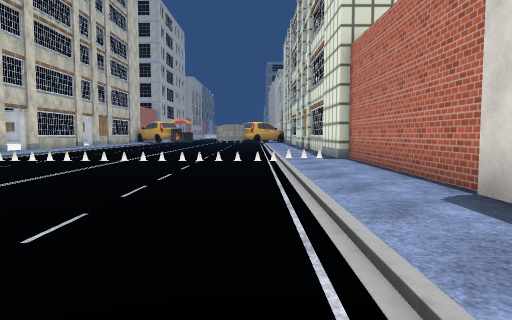
[1] (above)

24 first-person views from a walk through a scene from a Unity 3-D project. The camera is 1.4 m above the floor, tilts 4° down and sees 70° across. Doors are open. The floor is counted in squares, 2 m on a side. Each view is taken from the middle of a square. On the plan, view 1 faces up. The plan holds only what a view shows up to about 11 squares ahead; the rest is blank. The place goes on beyond the plan. Some animated figures are not drawn. Some surface patterns are stand-ins.

[2]
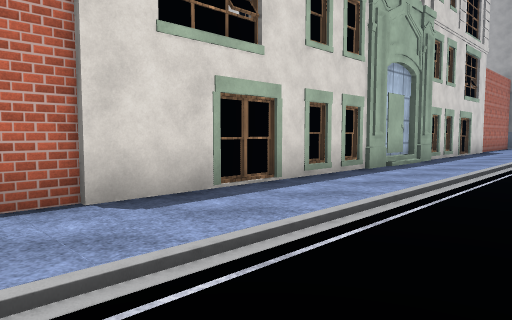

[3]
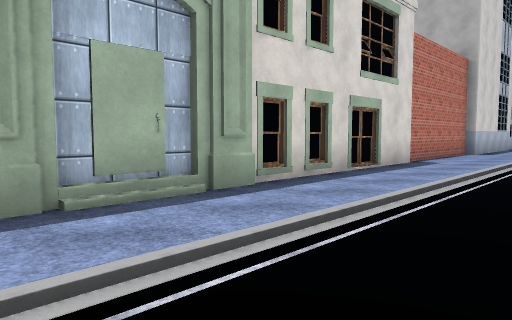

[4]
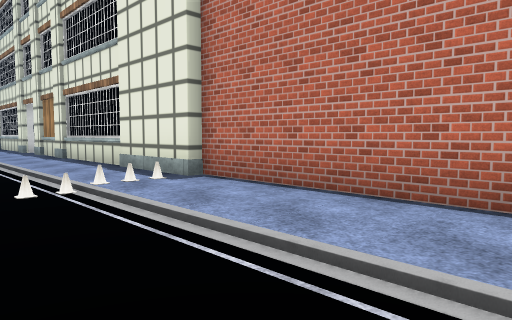

[5]
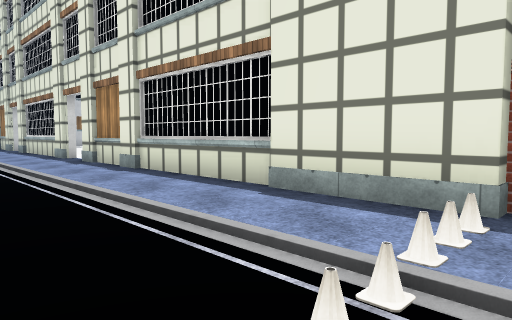

[6]
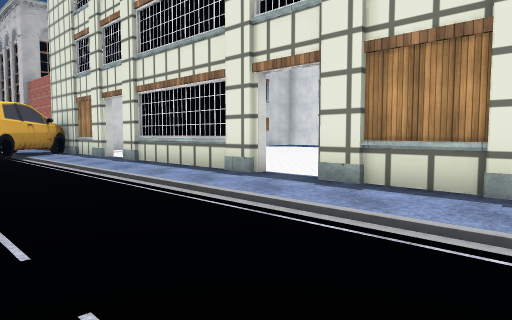

[7]
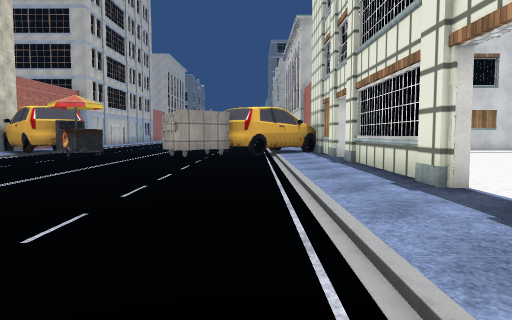

[8]
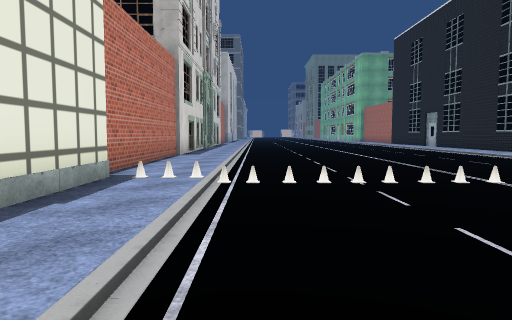

[9]
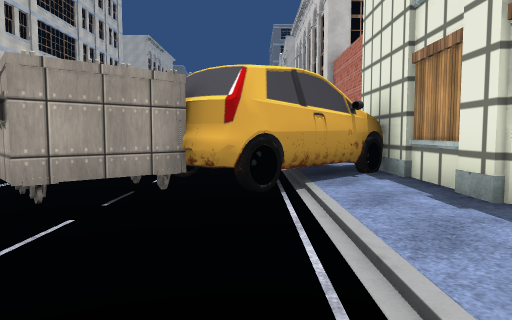

[10]
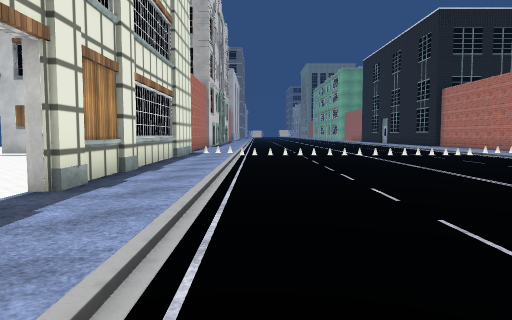

[11]
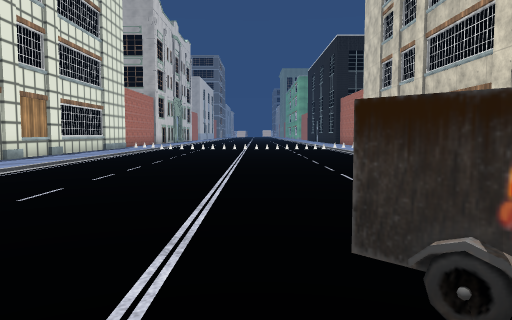

[12]
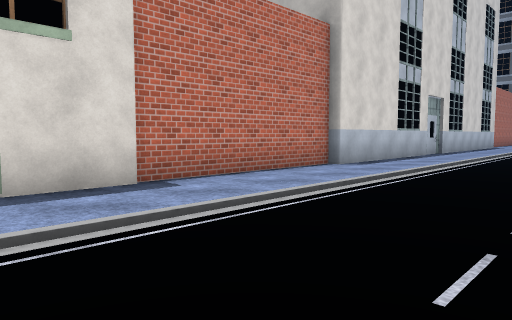

[13]
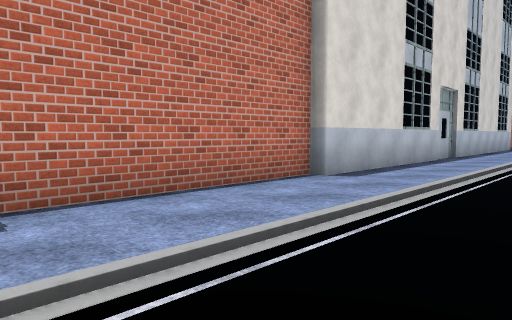

[14]
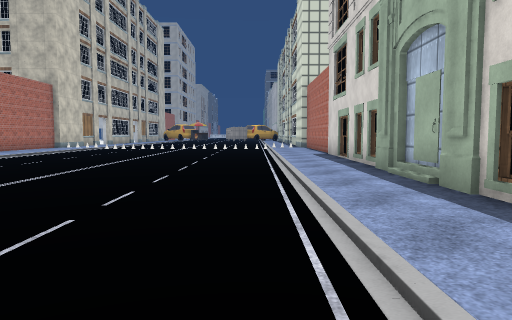

[15]
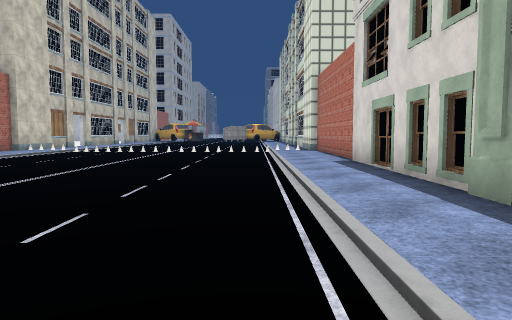

[16]
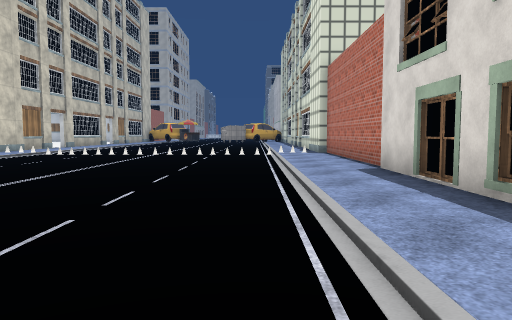

[17]
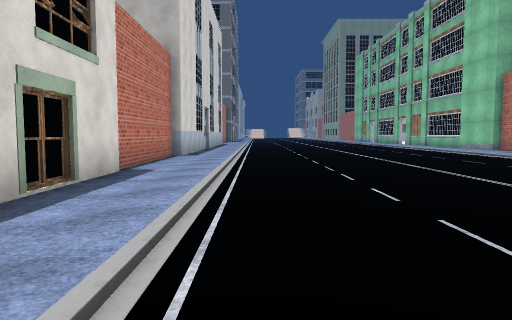

[18]
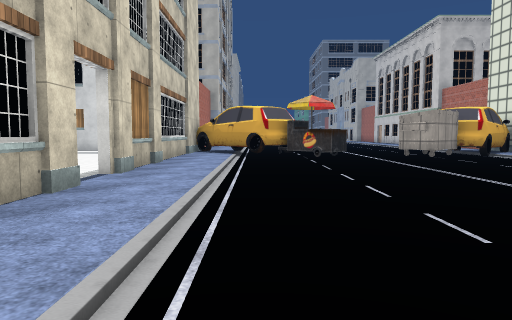

[19]
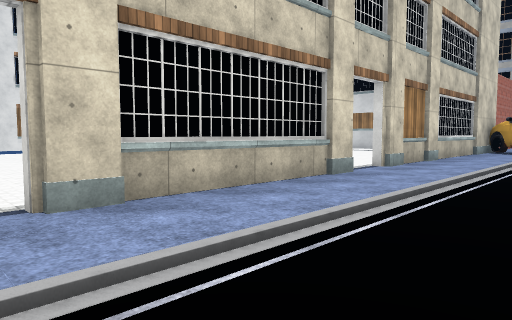

[20]
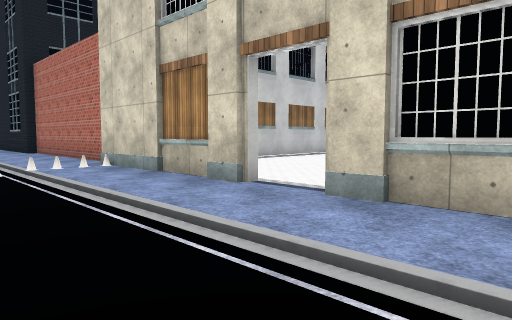

[21]
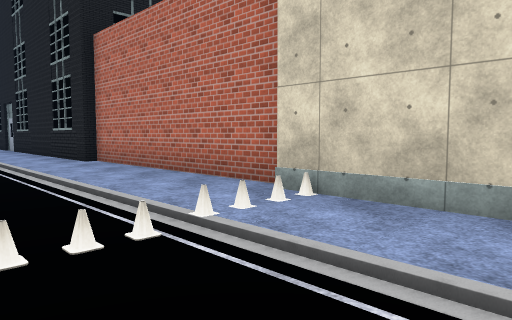

[22]
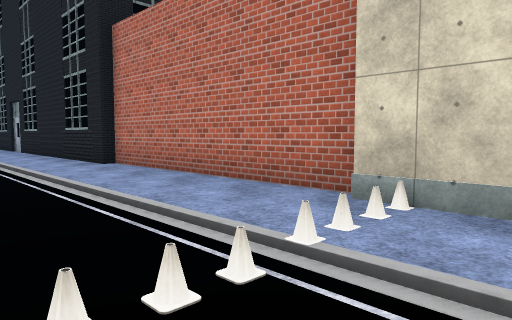

[23]
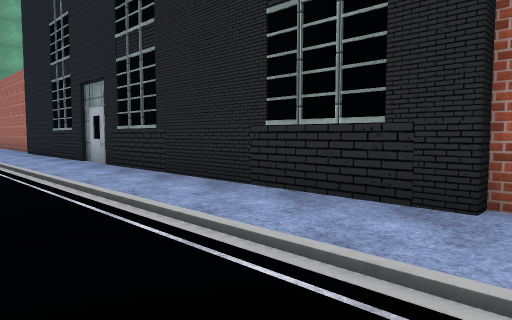

[24]
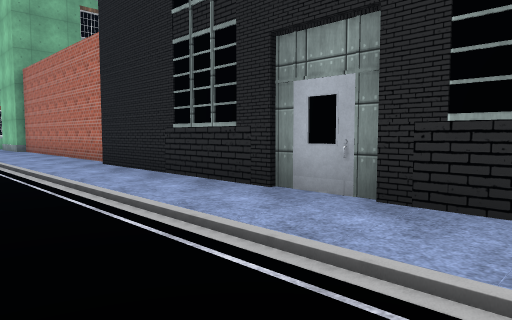

### Floor plan
Key: @ floor where view 1 was taken; # wall or solid block; . main floor; : floor 0.25 m higher than the main floor; D open door; B building; O other object.
Columns run from 11 left of view 1 to 3 right of it. Each row starts with its distance up from view 1.
 27        .. ####
 26   #####..OO#:#
 25   #:  #..O..:D
 24   #:.  .....:D
 23   #:.  .....:#
 22   #:.  .....:#
 21   #:........:#
 20   D:........:#
 19  ##:........:D
 18  #::........:D
 17  ##:........:#
 16   #:.  .....:#
 15   #:.  ... .:#
 14   D:.. ..  .:#
 13   #:.    ...:#
 12   #:..   ...:#
 11   #:..   ...:#
 10   #:........:#
  9  ##:.. .....:#
  8  #::.  .....:#
  7  ##:.  ..  .:#
  6  ##:.  .....:#
  5  ##:.  .....:##
  4  ##:.. .....:##
  3 B##:.  .....:BB
  2   B:.  .....:B
  1   B:.  .....:B
  0   B:.  ....@:B
 -1   B:.  .....:B
 -2   B:.. .....:B
 -3   B:.  .....:B
 -4   B:.    ...:B
 -5   B:.    ...:B
 -6   B:.    ...:B
 -7   B:.    ...:B
 -8   B:.  ..  .:BB
 -9   B:.  .....:##
-10   #:   ..  .:##
-11  ##:   ..  .:#
-12  #::       .:##
-13  ##:       .:##
-14   #:       .:B#
-15            .:##
-16            .:B
-17            .:B
-18            .:B

Where each view was taken, in squares from view 1:
view 1: 0 up, 0 right, facing up
view 2: 5 up, 1 left, facing down-right
view 3: 1 down, 1 left, facing down-right
view 4: 5 up, 1 left, facing up-right
view 5: 9 up, 1 left, facing up-right
view 6: 15 up, 2 left, facing up-right
view 7: 15 up, 0 right, facing up
view 8: 15 up, 0 right, facing down
view 9: 22 up, 0 right, facing up
view 10: 22 up, 0 right, facing down
view 11: 27 up, 4 left, facing down
view 12: 7 down, 2 left, facing down-right
view 13: 9 down, 1 left, facing down-right
view 14: 8 down, 0 right, facing up
view 15: 5 down, 0 right, facing up
view 16: 3 down, 0 right, facing up
view 17: 3 down, 0 right, facing down
view 18: 15 up, 7 left, facing up
view 19: 14 up, 6 left, facing up-left
view 20: 17 up, 6 left, facing down-left
view 21: 12 up, 6 left, facing down-left
view 22: 11 up, 6 left, facing down-left
view 23: 4 up, 6 left, facing down-left
view 24: 2 down, 6 left, facing down-left
